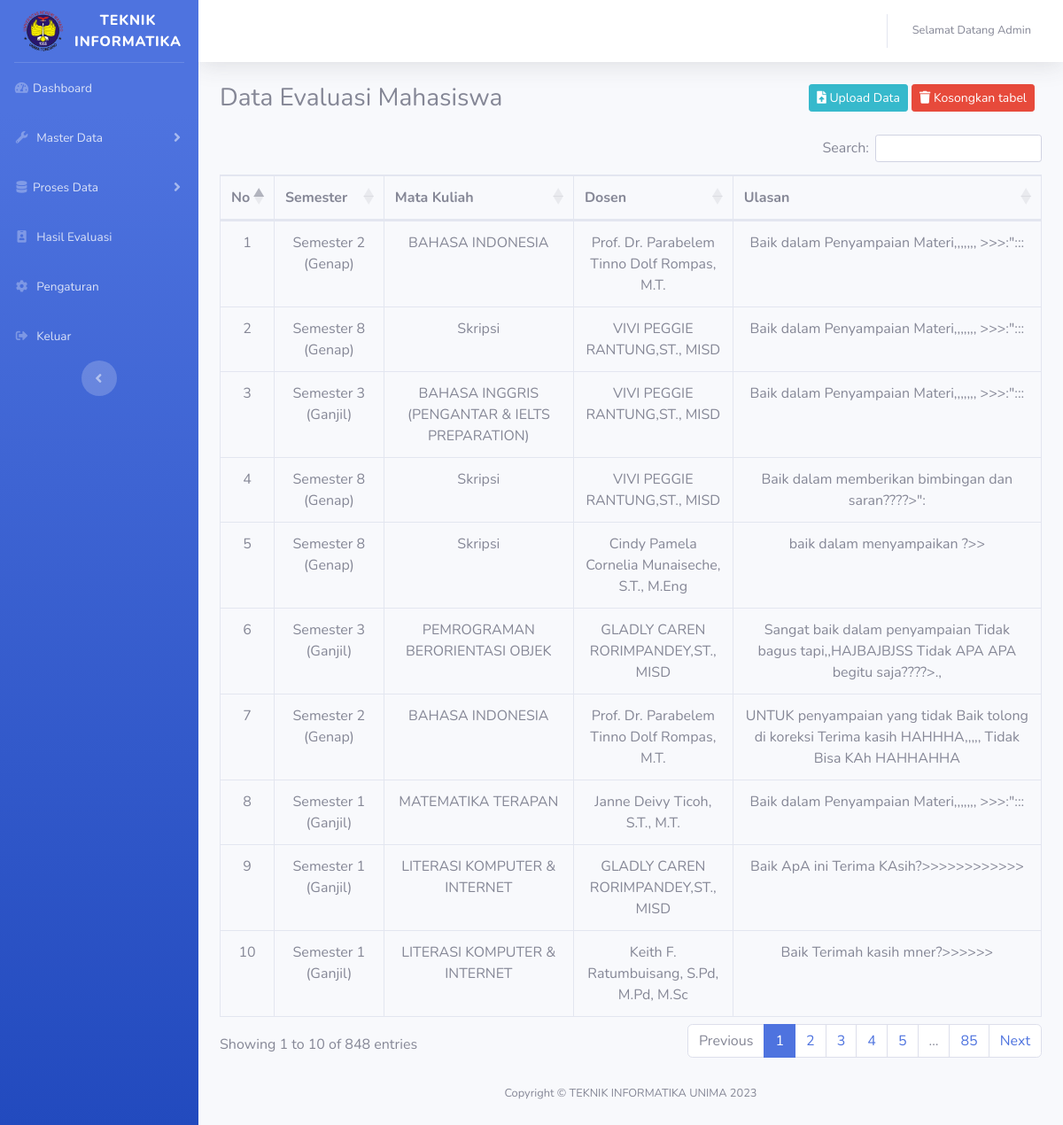
The page /index.php/admin/evaluasi on the database its author committed.
### tables this page shows
CREATE TABLE `evaluasi` (
  `id_evaluasi` int(11) NOT NULL,
  `id_mahasiswa` int(11) DEFAULT NULL,
  `semester` varchar(255) DEFAULT NULL,
  `mata_kuliah` varchar(50) NOT NULL,
  `nama_dosen` varchar(50) NOT NULL,
  `ulasan` text NOT NULL,
  `sentiment` varchar(50) DEFAULT NULL
);

### application/controllers/admin/Evaluasi.php (called while the page is built, shortened)
<?php
class Evaluasi extends CI_Controller {
	public function __construct() {
		$this->load->model('LppmModel');
	}
	public function index () {
		$data['eval'] = $this->db->query('SELECT * FROM  evaluasi');
		$data['clean'] = $this->db->query('SELECT * FROM  cleaning');
		$data['stop'] = $this->db->query('SELECT * FROM  stopword');
		$data['stem'] = $this->db->query('SELECT * FROM  stemming');
		$data['label'] = $this->db->query('SELECT sentiment FROM  stemming');
		$data['train'] = $this->db->query('SELECT * FROM  data_training');
		$data['tfidf'] = $this->db->query('SELECT tfidf FROM  data_training');
		$data['title'] = "Data Evaluasi Mahasiswa";
		$data['training'] = $this->db->query("SELECT * FROM evaluasi")->result();
		$this->load->view('templates_admin/header', $data);
		$this->load->view('templates_admin/sidebar');
		$this->load->view('admin/evaluasi', $data);
		$this->load->view('templates_admin/footer');
	}
}
?>

### index.php (called while the page is built, shortened)
<?php
require_once BASEPATH.'core/CodeIgniter.php';

### application/views/admin/evaluasi.php (the view, shortened to what this page needs)
<div class="container-fluid">
    <div class="d-sm-flex align-items-center mb-4">
    <h1 class="h3 mb-0 text-grey-800"><?php echo $title ?></h1>
        <div class="ml-auto">
        <a href="#" class="btn btn-sm btn-info" data-toggle="modal" data-target="#uploadModal">
                <i class="fas fa-file-upload "></i> Upload Data
            </a>
             <a href="<?php echo base_url('admin/evaluasi/Kosongkan_tabel') ?>" class="btn btn-sm btn-danger mr-2">
                <i class="fas fa-trash"></i> Kosongkan tabel
            </a>
        </div>
    </div>
    <div class="table-responsive">
        <table id="example" id="data-tabel" class="table table-bordered mt-2" width="100%">
            <thead>
                <tr class="text-center">
                    <th>No</th>
                    <th>Semester</th>
                    <th>Mata Kuliah</th>
                    <th>Dosen</th>
                    <th>Ulasan</th>
                </tr>
            </thead>
            <tbody>
                <?php $no=1; foreach($training as $b) : ?>
                <tr>
                    <td class="text-center"><?php echo $no++ ?></td>
                    <td class="text-center"><?php echo $b->semester ?></td>
                    <td class="text-center"><?php echo $b->mata_kuliah ?></td>
                    <td class="text-center"><?php echo $b->nama_dosen ?></td>
                    <td class="text-center"><?php echo $b->ulasan?></td>
                </tr>
                <?php endforeach; ?>
            </tbody>
        </table>
    </div>
</div>

### rows shown on the page
evaluasi: semester "Semester 2 (Genap)", mata_kuliah "BAHASA INDONESIA", nama_dosen "Prof. Dr. Parabelem Tinno Dolf Rompas, M.T.", ulasan "Baik dalam Penyampaian Materi,,,,,,, >>>:\":::"
evaluasi: semester "Semester 8 (Genap)", mata_kuliah "Skripsi", nama_dosen "VIVI PEGGIE RANTUNG,ST., MISD", ulasan "Baik dalam Penyampaian Materi,,,,,,, >>>:\":::"
evaluasi: semester "Semester 3 (Ganjil)", mata_kuliah "BAHASA INGGRIS (PENGANTAR & IELTS PREPARATION)", nama_dosen "VIVI PEGGIE RANTUNG,ST., MISD", ulasan "Baik dalam Penyampaian Materi,,,,,,, >>>:\":::"
evaluasi: semester "Semester 8 (Genap)", mata_kuliah "Skripsi", nama_dosen "VIVI PEGGIE RANTUNG,ST., MISD", ulasan "Baik dalam memberikan bimbingan dan saran????>\":"
evaluasi: semester "Semester 8 (Genap)", mata_kuliah "Skripsi", nama_dosen "Cindy Pamela Cornelia Munaiseche, S.T., M.Eng", ulasan "baik dalam menyampaikan ?>>"
evaluasi: semester "Semester 3 (Ganjil)", mata_kuliah "PEMROGRAMAN BERORIENTASI OBJEK", nama_dosen "GLADLY CAREN RORIMPANDEY,ST., MISD", ulasan "Sangat baik dalam penyampaian Tidak bagus tapi,,HAJBAJBJSS Tidak APA APA begitu saja????>.,"
evaluasi: semester "Semester 2 (Genap)", mata_kuliah "BAHASA INDONESIA", nama_dosen "Prof. Dr. Parabelem Tinno Dolf Rompas, M.T.", ulasan "UNTUK penyampaian yang tidak Baik tolong di koreksi Terima kasih HAHHHA,,,,, Tidak Bisa KAh HAHHAHHA"
evaluasi: semester "Semester 1 (Ganjil)", mata_kuliah "MATEMATIKA TERAPAN", nama_dosen "Janne Deivy Ticoh, S.T., M.T.", ulasan "Baik dalam Penyampaian Materi,,,,,,, >>>:\":::"
evaluasi: semester "Semester 1 (Ganjil)", mata_kuliah "LITERASI KOMPUTER & INTERNET", nama_dosen "GLADLY CAREN RORIMPANDEY,ST., MISD", ulasan "Baik ApA ini Terima KAsih?>>>>>>>>>>>>"
evaluasi: semester "Semester 1 (Ganjil)", mata_kuliah "LITERASI KOMPUTER & INTERNET", nama_dosen "Keith F. Ratumbuisang, S.Pd, M.Pd, M.Sc", ulasan "Baik Terimah kasih mner?>>>>>>"

### other values the page prints
$title "Data Evaluasi Mahasiswa"
